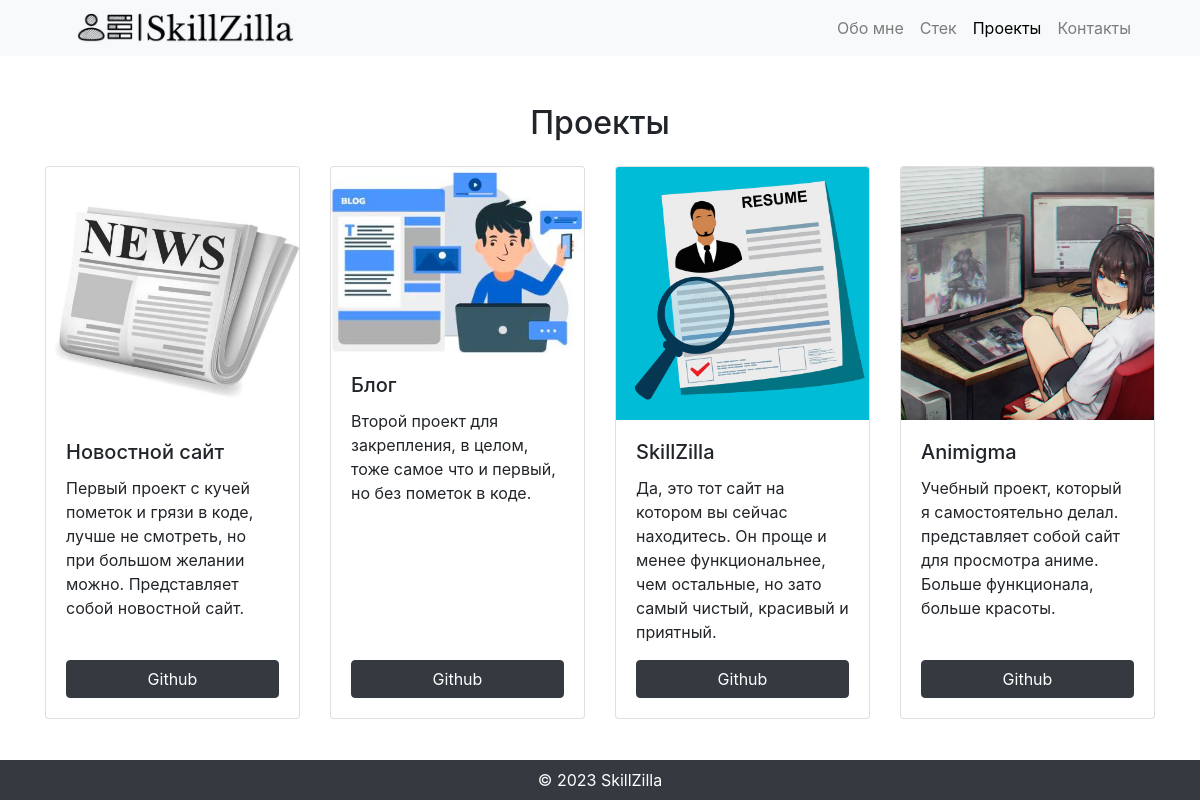
/projects/, run on the app's committed database.
### blog/models.py (models this page shows, shortened)
class Project(models.Model):
    title = models.CharField(max_length=50)
    content = models.TextField(max_length=250)
    photo = models.ImageField(upload_to='photos/')
    link = models.URLField(max_length=100, default='#')

### blog/views.py (the view)
# urls.py: path('projects/', projects, name='projects'),
def projects(request):
    proj = Project.objects.all()
    return render(request, 'blog/projects.html', context={'projects': proj})

### blog/templates/blog/projects.html
{% extends 'base.html' %}
{% load static %}
{% block content %}
<section class="py-5">
  <div class="container">
    <h2 class="text-center mb-4">Проекты</h2>
    <div class="row">
      {% for item in projects %}
      <div class="col-md-3 mb-4">
        <div class="card d-flex flex-column h-100">
          <img src="{{ item.photo.url }}" class="card-img-top" alt="Изображение проекта">
          <div class="card-body d-flex flex-column">
            <h5 class="card-title">{{ item.title }}</h5>
            <p class="card-text">{{ item.content }}</p>
            <a href="{{ item.link }}" class="btn btn-dark mt-auto">Github</a>
          </div>
        </div>
      </div>
      {% endfor %}
    </div>
  </div>
</section>
{% endblock %}

### templates/base.html (shortened to what this page needs)
{% load static %}
<!DOCTYPE html>
<html lang="ru">
<head>
    <link href="https://stackpath.bootstrapcdn.com/bootstrap/4.5.2/css/bootstrap.min.css" rel="stylesheet">
    <link rel="stylesheet" href="{% static 'css/style.css' %}">
</head>
<body>
<header class="bg-light">
    <div class="container">
        <nav class="navbar navbar-expand-lg navbar-light">
            <a class="logo-link" href="{% url 'home' %}"> <img class="logo-img" src="{% static 'img/logo.jpg' %}" alt=""> </a>
            <div class="collapse navbar-collapse" id="navbarNav">
                <ul class="navbar-nav ml-auto">
                    <li class="nav-item"><a class="nav-link" href="{% url 'about' %}">Обо мне</a></li>
                    <li class="nav-item"><a class="nav-link" href="{% url 'stack' %}">Стек</a></li>
                    <li class="nav-item"><a class="nav-link" href="{% url 'projects' %}">Проекты</a></li>
                    <li class="nav-item"><a class="nav-link" href="{% url 'contact' %}">Контакты</a></li>
                </ul>
            </div>
        </nav>
    </div>
</header>
{% block content %}
{% endblock %}
{% include 'inc/_footer.html' %}
</body>
</html>

### templates/inc/_footer.html
<footer id='footer' class="bg-dark text-white py-2 fixed-bottom">
    <div class="container text-center">
        &copy; 2023 SkillZilla
    </div>
</footer>

### static/blog/css/style.css (style rules this page uses)
#footer { height: 5%; }
.logo-img { height: 30px; }
.logo-link { margin-left: 15px; }
.navbar-nav .nav-item.active .nav-link { color: black; }

### data on the page
Project: photo (picture), title "Новостной сайт", content "Первый проект с кучей пометок и грязи в коде, лучше не смотреть, но при большом желании можно. Представляет собой новостной сайт."
Project: photo (picture), title "Блог", content "Второй проект для закрепления, в целом, тоже самое что и первый, но без пометок в коде."
Project: photo (picture), title "SkillZilla", content "Да, это тот сайт на котором вы сейчас находитесь. Он проще и менее функциональнее, чем остальные, но зато самый чистый, красивый и приятный."
Project: photo (picture), title "Animigma", content "Учебный проект, который я самостоятельно делал. представляет собой сайт для просмотра аниме. Больше функционала, больше красоты."
